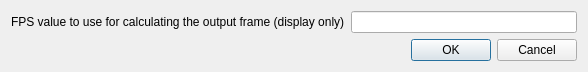
<?xml version="1.0" encoding="UTF-8"?>
<ui version="4.0">
 <class>ProjectPreferencesDialog</class>
 <widget class="QDialog" name="ProjectPreferencesDialog">
  <property name="geometry">
   <rect>
    <x>0</x>
    <y>0</y>
    <width>588</width>
    <height>62</height>
   </rect>
  </property>
  <property name="windowTitle">
   <string>Dialog</string>
  </property>
  <layout class="QVBoxLayout" name="verticalLayout">
   <item>
    <layout class="QHBoxLayout" name="horizontalLayout">
     <item>
      <widget class="QLabel" name="lCanvas_xAxisFPS">
       <property name="text">
        <string>FPS value to use for calculating the output frame (display only)</string>
       </property>
      </widget>
     </item>
     <item>
      <widget class="QLineEdit" name="canvas_xAxisFPS"/>
     </item>
    </layout>
   </item>
   <item>
    <widget class="QDialogButtonBox" name="buttonBox">
     <property name="orientation">
      <enum>Qt::Horizontal</enum>
     </property>
     <property name="standardButtons">
      <set>QDialogButtonBox::Cancel|QDialogButtonBox::Ok</set>
     </property>
    </widget>
   </item>
  </layout>
 </widget>
 <resources/>
 <connections>
  <connection>
   <sender>buttonBox</sender>
   <signal>accepted()</signal>
   <receiver>ProjectPreferencesDialog</receiver>
   <slot>accept()</slot>
   <hints>
    <hint type="sourcelabel">
     <x>248</x>
     <y>254</y>
    </hint>
    <hint type="destinationlabel">
     <x>157</x>
     <y>274</y>
    </hint>
   </hints>
  </connection>
  <connection>
   <sender>buttonBox</sender>
   <signal>rejected()</signal>
   <receiver>ProjectPreferencesDialog</receiver>
   <slot>reject()</slot>
   <hints>
    <hint type="sourcelabel">
     <x>316</x>
     <y>260</y>
    </hint>
    <hint type="destinationlabel">
     <x>286</x>
     <y>274</y>
    </hint>
   </hints>
  </connection>
 </connections>
</ui>
